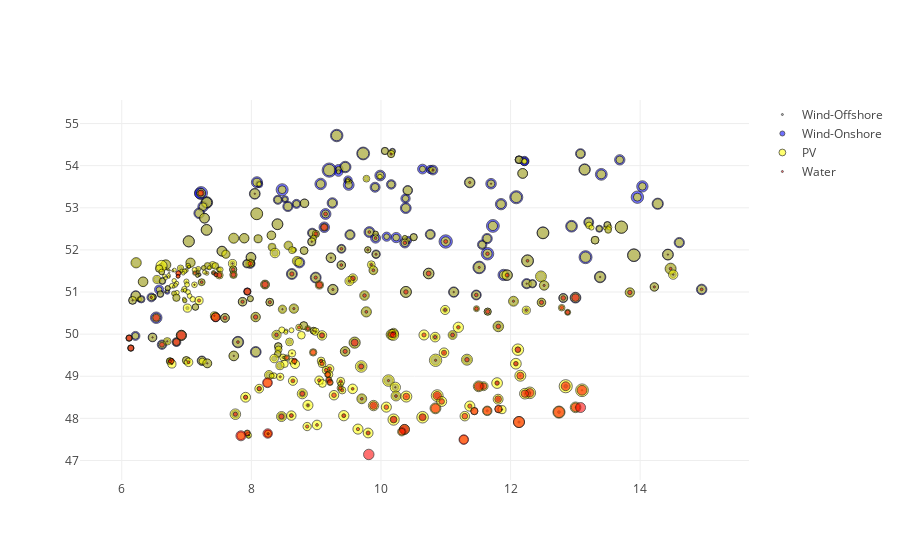

The notebook cell this image was saved under:
### Markdown cell above
## How to Plot
Plot a little of the input data by plotting the installed capacities of wind, pv and ror on a map like graph

### Code cell
plotlyjs()
loc=scatter()
loclist=["off" "grey" "Wind-Offshore"; "on" "blue" "Wind-Onshore"; "pv" "yellow" "PV"; "ror" "red" "Water" ]
for i=1:size(loclist,1)
    loc=scatter!(data["node_data"][:,:Long],data["node_data"][:,:Lat],ms=(log.(data["node_data"][:,Symbol(loclist[i,1])].+1)),alpha=0.8,color=loclist[i,2],label=loclist[i,3])
end
loc

### Figure 1 — Plotly figure (JSON) as saved in the notebook; plotly's stock layout.template omitted (floating-point values rounded to 4 significant figures; data arrays with more than 128 entries replaced by an {"elided": "..."} marker saying what was removed)
{"data": [{"colorbar": {"title": ""}, "marker": {"color": {"elided": "438 str values"}, "line": {"color": {"elided": "438 str values"}, "width": 1}, "size": {"elided": "438 float values"}, "symbol": "circle"}, "mode": "markers", "name": "Wind-Offshore", "showlegend": true, "type": "scatter", "x": {"elided": "438 float values"}, "xaxis": "x1", "y": {"elided": "438 float values"}, "yaxis": "y1"}, {"colorbar": {"title": ""}, "marker": {"color": {"elided": "438 str values"}, "line": {"color": {"elided": "438 str values"}, "width": 1}, "size": {"elided": "438 float values"}, "symbol": "circle"}, "mode": "markers", "name": "Wind-Onshore", "showlegend": true, "type": "scatter", "x": {"elided": "438 float values"}, "xaxis": "x1", "y": {"elided": "438 float values"}, "yaxis": "y1"}, {"colorbar": {"title": ""}, "marker": {"color": {"elided": "438 str values"}, "line": {"color": {"elided": "438 str values"}, "width": 1}, "size": {"elided": "438 float values"}, "symbol": "circle"}, "mode": "markers", "name": "PV", "showlegend": true, "type": "scatter", "x": {"elided": "438 float values"}, "xaxis": "x1", "y": {"elided": "438 float values"}, "yaxis": "y1"}, {"colorbar": {"title": ""}, "marker": {"color": {"elided": "438 str values"}, "line": {"color": {"elided": "438 str values"}, "width": 1}, "size": {"elided": "438 float values"}, "symbol": "circle"}, "mode": "markers", "name": "Water", "showlegend": true, "type": "scatter", "x": {"elided": "438 float values"}, "xaxis": "x1", "y": {"elided": "438 float values"}, "yaxis": "y1"}], "layout": {"fields": {"annotations": [], "height": 400, "legend": {"bgcolor": "rgba(255, 255, 255, 1.000)", "bordercolor": "rgba(0, 0, 0, 1.000)", "font": {"color": "rgba(0, 0, 0, 1.000)", "family": "sans-serif", "size": 11}, "x": 1, "y": 1}, "margin": {"b": 20, "l": 0, "r": 0, "t": 20}, "paper_bgcolor": "rgba(255, 255, 255, 1.000)", "plot_bgcolor": "rgba(255, 255, 255, 1.000)", "showlegend": true, "width": 600, "xaxis1": {"anchor": "y1", "domain": [0.03619, 0.9934], "gridcolor": "rgba(0, 0, 0, 0.100)", "gridwidth": 0.5, "linecolor": "rgba(0, 0, 0, 1.000)", "mirror": false, "range": [5.642, 15.39], "showgrid": true, "showline": true, "showticklabels": true, "tickangle": 0, "tickcolor": "rgb(0, 0, 0)", "tickfont": {"color": "rgba(0, 0, 0, 1.000)", "family": "sans-serif", "size": 11}, "tickmode": "array", "ticks": "inside", "ticktext": ["6", "8", "10", "12", "14"], "tickvals": [6, 8, 10, 12, 14], "title": "", "titlefont": {"color": "rgba(0, 0, 0, 1.000)", "family": "sans-serif", "size": 15}, "type": "-", "visible": true, "zeroline": false, "zerolinecolor": "rgba(0, 0, 0, 1.000)"}, "yaxis1": {"anchor": "x1", "domain": [0.03762, 0.9902], "gridcolor": "rgba(0, 0, 0, 0.100)", "gridwidth": 0.5, "linecolor": "rgba(0, 0, 0, 1.000)", "mirror": false, "range": [46.91, 55.27], "showgrid": true, "showline": true, "showticklabels": true, "tickangle": 0, "tickcolor": "rgb(0, 0, 0)", "tickfont": {"color": "rgba(0, 0, 0, 1.000)", "family": "sans-serif", "size": 11}, "tickmode": "array", "ticks": "inside", "ticktext": ["48", "50", "52", "54"], "tickvals": [48, 50, 52, 54], "title": "", "titlefont": {"color": "rgba(0, 0, 0, 1.000)", "family": "sans-serif", "size": 15}, "type": "-", "visible": true, "zeroline": false, "zerolinecolor": "rgba(0, 0, 0, 1.000)"}}}}
